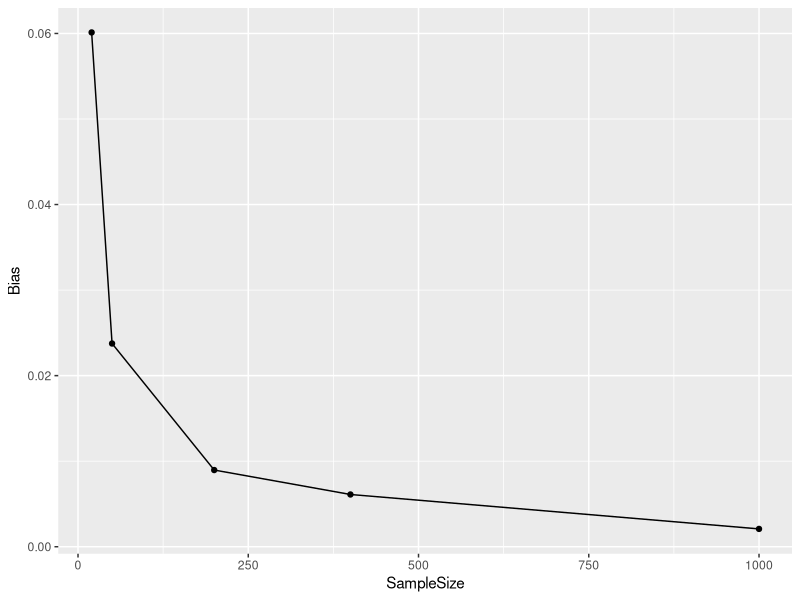
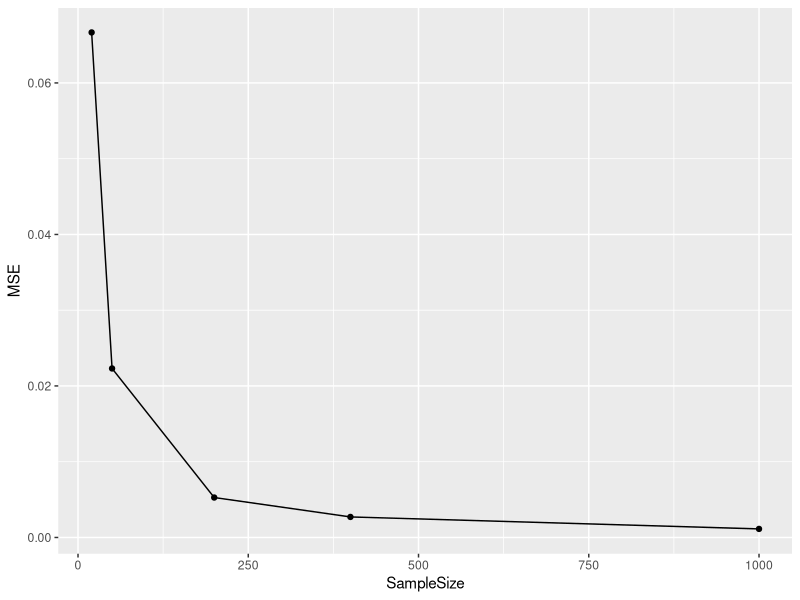
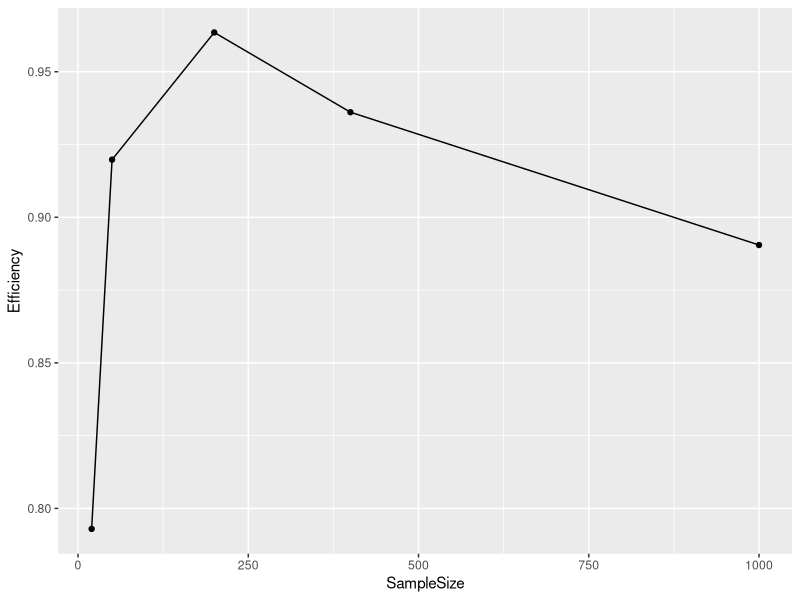
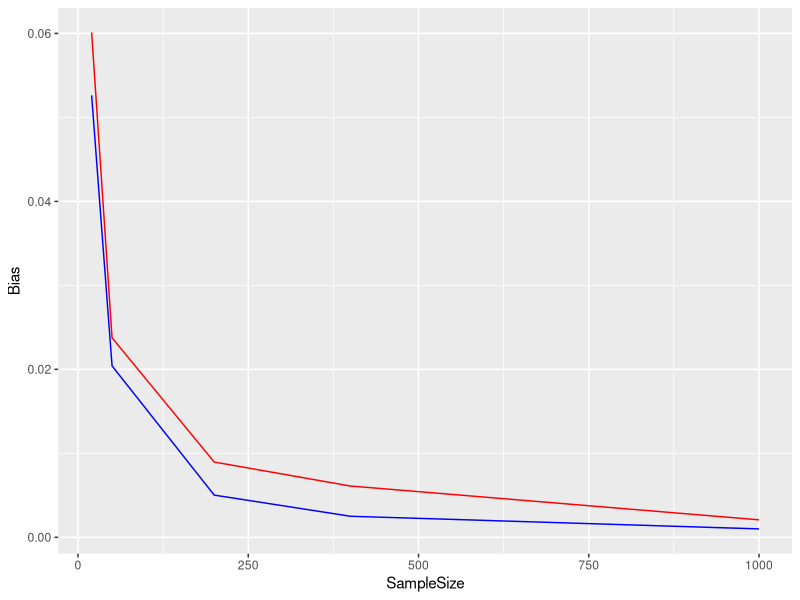
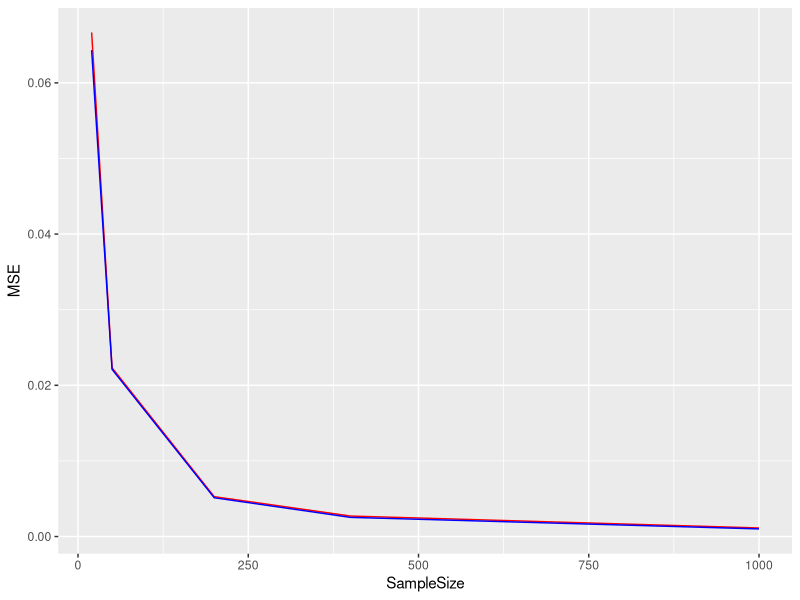
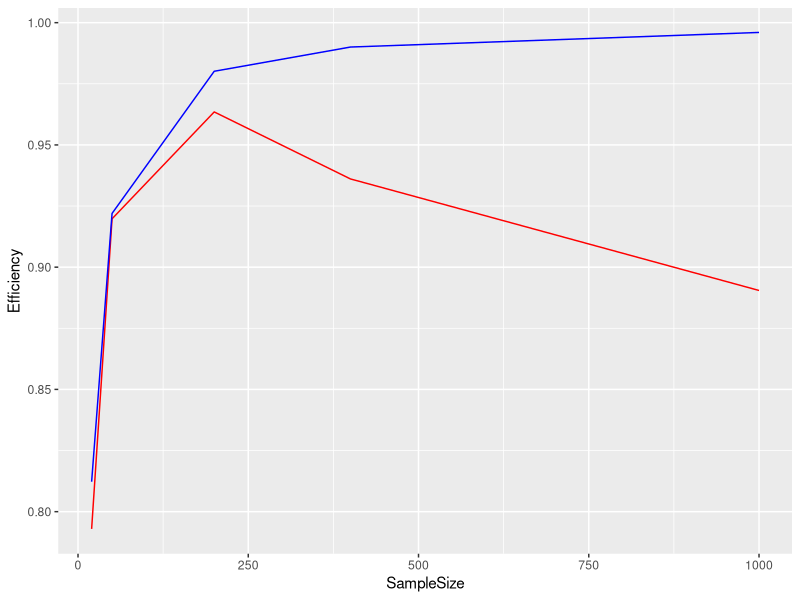
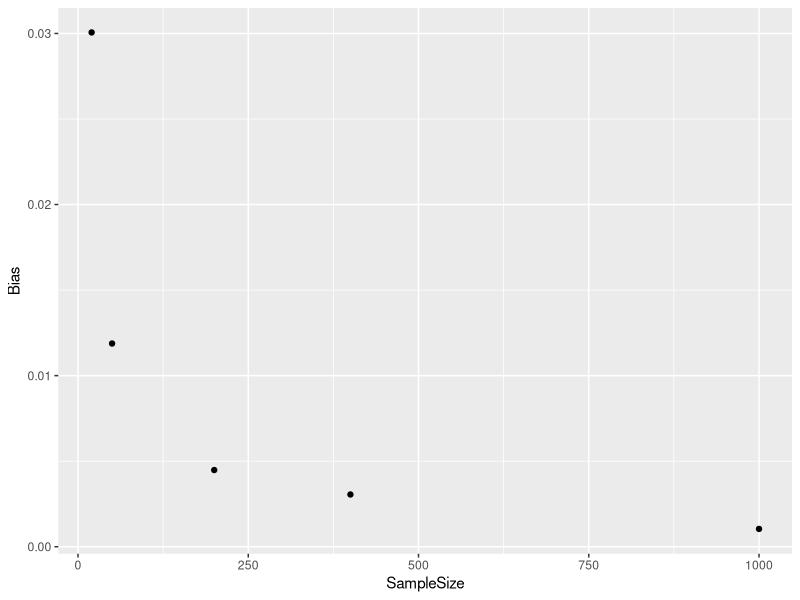
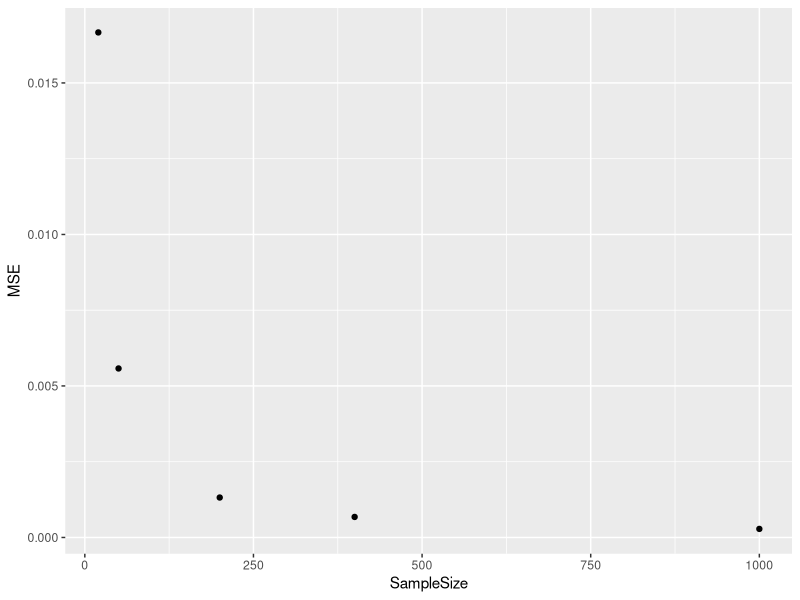

The R source for these figures, in order:
# Statistical Inference

library(ggplot2)

# ==============================================================================
# 1 - Exponential data: estimation bias and efficiency
# ==============================================================================


#-------------------------------------------------------------------------------
# i)
#-------------------------------------------------------------------------------
# Using the function rexp, create a function that generates a sample of exponential
# data and computes the maximum likelihood estimator (MLE) of λ. Call this function
# mle exp. The inputs of this function should be the value of λ and the sample size, n.
# Roll No: 25189506,25203533

# MLE  λ = n/ΣXi
# CRLB = (λ^2)/n

mle_exp <- function(lambda, sample_size) {
  exp_data <- rexp(sample_size, rate = lambda)
  lambda_hat <- 1/mean(exp_data)
  return(lambda_hat)
}


#-------------------------------------------------------------------------------
# ii)
#-------------------------------------------------------------------------------
# Generate one MLE using mle exp with λ = 1 and n = 10. Note that any time you run
# this, you will get different results. Therefore, to ensure that I (the examiner)
# can replicate the exact result which appears in your report, insert 
# set.seed(SEEDNUMBER) in your code just prior to mle exp where SEEDNUMBER is the 
# sum of your two student ID numbers.
# For λ = 1
seednumber <- 25189506+25203533
set.seed(seednumber)
lambda <- 1
sample_size <- 10
lambda_hat <- mle_exp(lambda, sample_size)
lambda_hat



#-------------------------------------------------------------------------------
# iii)
#-------------------------------------------------------------------------------
# The result of (ii) only applies to one sample so does not tell us much about
# the general properties of the estimator; for this we need replicate samples.
# Using a for loop, repeat part (ii) 1000 times. Now calculate the mean and
# variance of these 1000 MLEs. Also calculate the mean squared error. Note: just
# prior to your loop, insert set.seed(SEEDNUMBER)
seednumber <- 25189506+25203533
set.seed(seednumber)
sum_lambda_hat = 0
sum_lambda_hat_2 = 0
#lambda_hat_list <- list()
for (x in 1:1000) {
  lambda_hat <- mle_exp(lambda, sample_size)
  sum_lambda_hat <-  sum_lambda_hat + lambda_hat
  sum_lambda_hat_2 <-  sum_lambda_hat_2 + (lambda_hat**2)
  #lambda_hat_list <- append(lambda_hat_list, lambda_hat)
}
E_lambda <- sum_lambda_hat/1000
E_lambda2 <- sum_lambda_hat_2/1000
Variance_lambda <- E_lambda2 - (E_lambda**2)
#Var <- var(unlist(lambda_hat_list))
Bias <- E_lambda-lambda
MSE <- Variance_lambda + (Bias)**2


#-------------------------------------------------------------------------------
# iv)
#-------------------------------------------------------------------------------
# Repeat step (iii) but for n = 20, n = 50, n = 200, n = 400, n = 1000 (again
# insert set.seed(SEEDNUMBER) just prior to each loop),and produce the following
# graphs:
# a) bias versus sample size,
# b) efficiency versus sample size (note: you need to calculate the CRLB
#    by hand first), and
# c) mean squared error versus sample size.
# In each of these graphs, indicate the values of the analytic bias, efficiency, 
# and mean squared error, i.e., those computed by hand. Show the hand calculations
# for these quantities and also for the CRLB.

lambda <- 1
SampleSizeList <- list(20,50,200,400,1000)
BiasList <- list()
MseList <- list()
EfficiencyList <- list()
for (sample_size in SampleSizeList) {
  seednumber <- 25189506+25203533
  set.seed(seednumber)
  sum_lambda_hat = 0
  sum_lambda_hat_2 = 0
  for (x in 1:1000) {
    lambda_hat <- mle_exp(lambda, sample_size)
    sum_lambda_hat <-  sum_lambda_hat + lambda_hat
    sum_lambda_hat_2 <-  sum_lambda_hat_2 + (lambda_hat**2)
  }
  E_lambda <- sum_lambda_hat/1000
  E_lambda2 <- sum_lambda_hat_2/1000
  Variance_lambda <- E_lambda2 - (E_lambda**2)
  Bias <- E_lambda-lambda
  MSE <- Variance_lambda + (Bias)**2
  BiasList <- append(BiasList,Bias)
  MseList <- append(MseList,MSE)
  CRLB = (lambda**2) / sample_size
  Efficiency = CRLB/Variance_lambda
  EfficiencyList <- append(EfficiencyList, Efficiency)
}

print(BiasList)
print(MseList)

# Analytical Values - Bias, Variance, MSE, Efficiency
Analytical_Bias_List <- list()
Analytical_Variance_List <- list()
Analytical_MSE_List <- list()
Analytical_Efficiency_List <- list()
for (sample_size in SampleSizeList) {
  bias <- lambda/(sample_size-1)
  Analytical_Bias_List <- append(Analytical_Bias_List,bias)
  variance <- (lambda**2 * sample_size**2)/((sample_size-1)**2 * (sample_size-2))
  Analytical_Variance_List <- append(Analytical_Variance_List,variance)
  MSE <- variance + (bias**2)
  Analytical_MSE_List <- append(Analytical_MSE_List,MSE)
  CRLB = (lambda**2) / sample_size
  Efficiency <- CRLB/variance
  Analytical_Efficiency_List <- append(Analytical_Efficiency_List,Efficiency)
}


# Final Data
OutputData <- list(
  SampleSize = unlist(SampleSizeList),
  Bias = unlist(BiasList),
  AnalyticalBias = unlist(Analytical_Bias_List),
  MSE = unlist(MseList),
  AnalyticalMSE = unlist(Analytical_MSE_List),
  Efficiency = unlist(EfficiencyList),
  AnalyticalEfficiency = unlist(Analytical_Efficiency_List)
)

df <- as.data.frame(OutputData)

ggplot(data=df, aes(x=SampleSize, y=Bias)) + geom_line() + geom_point()
ggplot(data=df, aes(x=SampleSize, y=MSE)) + geom_line() + geom_point()
ggplot(data=df, aes(x=SampleSize, y=Efficiency)) + geom_line() + geom_point()

ggplot() +
  geom_line(data = df, aes(SampleSize, Bias), color = "red") +
  geom_line(data = df, aes(SampleSize, AnalyticalBias), color = "blue")
  
ggplot() +
  geom_line(data = df, aes(SampleSize, MSE), color = "red") +
  geom_line(data = df, aes(SampleSize, AnalyticalMSE), color = "blue")

ggplot() +
  geom_line(data = df, aes(SampleSize, Efficiency), color = "red") +
  geom_line(data = df, aes(SampleSize, AnalyticalEfficiency), color = "blue")

#-------------------------------------------------------------------------------
# v)
#-------------------------------------------------------------------------------
# Now repeat step (iv) but for λ = 0.5 and λ = 2, and do not forget 
# set.seed(SEEDNUMBER). Discuss the findings for the various λ values and sample
# sizes investigated.

# For λ = 0.5
lambda <- 0.5
SampleSizeList <- list(20,50,200,400,1000)
BiasList <- list()
MseList <- list()
EfficiencyList <- list()
for (sample_size in SampleSizeList) {
  seednumber <- 25189506+25203533
  set.seed(seednumber)
  sum_lambda_hat = 0
  sum_lambda_hat_2 = 0
  for (x in 1:1000) {
    lambda_hat <- mle_exp(lambda, sample_size)
    sum_lambda_hat <-  sum_lambda_hat + lambda_hat
    sum_lambda_hat_2 <-  sum_lambda_hat_2 + (lambda_hat**2)
  }
  E_lambda <- sum_lambda_hat/1000
  E_lambda2 <- sum_lambda_hat_2/1000
  Variance_lambda <- E_lambda2 - (E_lambda**2)
  Bias <- E_lambda-lambda
  MSE <- Variance_lambda + (Bias)**2
  BiasList <- append(BiasList,Bias)
  MseList <- append(MseList,MSE)
  CRLB = (lambda**2) / sample_size
  Efficiency = CRLB/Variance_lambda
  EfficiencyList <- append(EfficiencyList, Efficiency)
}

print(BiasList)
print(MseList)

OutputData <- list(
  SampleSize = unlist(SampleSizeList),
  Bias = unlist(BiasList),
  MSE = unlist(MseList),
  Efficiency = unlist((EfficiencyList))
)

df <- as.data.frame(OutputData)

ggplot(data=df, aes(x=SampleSize, y=Bias)) + geom_point()
ggplot(data=df, aes(x=SampleSize, y=MSE)) + geom_point()
ggplot(data=df, aes(x=SampleSize, y=Efficiency)) + geom_point()


# For λ = 2 
lambda <- 2
SampleSizeList <- list(20,50,200,400,1000)
BiasList <- list()
MseList <- list()
EfficiencyList <- list()
for (sample_size in SampleSizeList) {
  seednumber <- 25189506+25203533
  set.seed(seednumber)
  sum_lambda_hat = 0
  sum_lambda_hat_2 = 0
  for (x in 1:1000) {
    lambda_hat <- mle_exp(lambda, sample_size)
    sum_lambda_hat <-  sum_lambda_hat + lambda_hat
    sum_lambda_hat_2 <-  sum_lambda_hat_2 + (lambda_hat**2)
  }
  E_lambda <- sum_lambda_hat/1000
  E_lambda2 <- sum_lambda_hat_2/1000
  Variance_lambda <- E_lambda2 - (E_lambda**2)
  Bias <- E_lambda-lambda
  MSE <- Variance_lambda + (Bias)**2
  BiasList <- append(BiasList,Bias)
  MseList <- append(MseList,MSE)
  CRLB = (lambda**2) / sample_size
  Efficiency = CRLB/Variance_lambda
  EfficiencyList <- append(EfficiencyList, Efficiency)
}

print(BiasList)
print(MseList)

OutputData <- list(
  SampleSize = unlist(SampleSizeList),
  Bias = unlist(BiasList),
  MSE = unlist(MseList),
  Efficiency = unlist((EfficiencyList))
)

df <- as.data.frame(OutputData)

ggplot(data=df, aes(x=SampleSize, y=Bias)) + geom_point() + geom_smooth()
ggplot(data=df, aes(x=SampleSize, y=MSE)) + geom_point()  + geom_smooth()
ggplot(data=df, aes(x=SampleSize, y=Efficiency)) + geom_point()  + geom_smooth()

